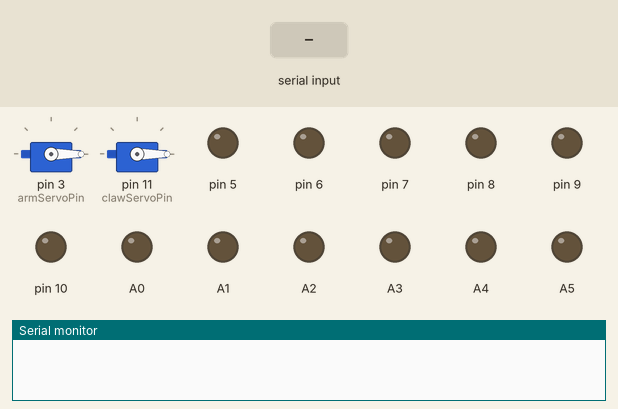
Simulated run of this sketch. Board: Arduino Uno, built with avr-gcc and run on an emulated ATmega328P. Shown: 2 × servo, output pins drawn as LEDs (lit = HIGH), the last lines printed to the serial monitor. Wiring (inferred from the names in the program): 2 × servo: signal pin 3 / signal pin 11. The inputs (shaded band) are chosen by the test bench. Servo pulses on a pin are drawn as a servo (544–2400 µs = 0–180°); pins used as bus, display or sensor lines are not drawn.

Above: at 1.2 s.
1.3 s: "Quad 1$" received over Serial
At 1.6 s:
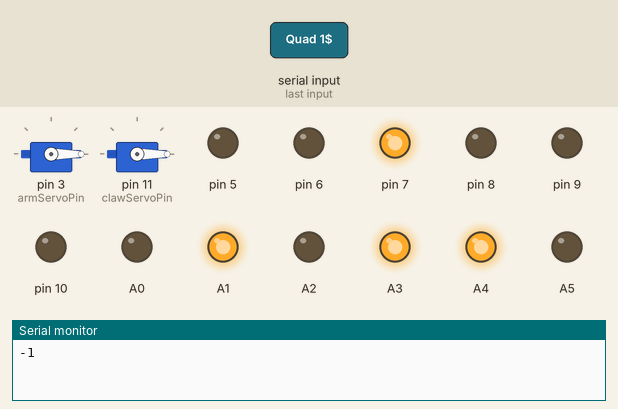
2.8 s: "R,1$" received over Serial
At 3.9 s:
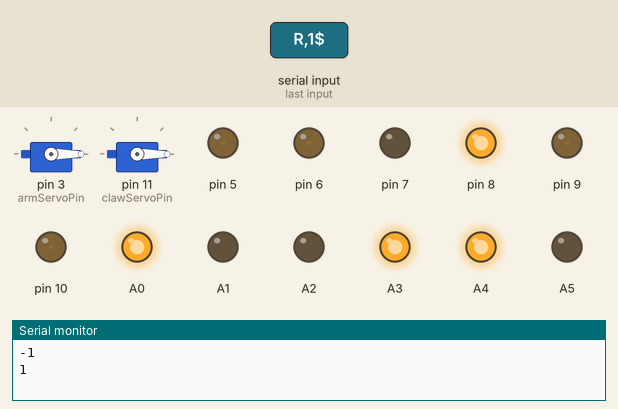
4.3 s: "90,45$" received over Serial
At 5.1 s:
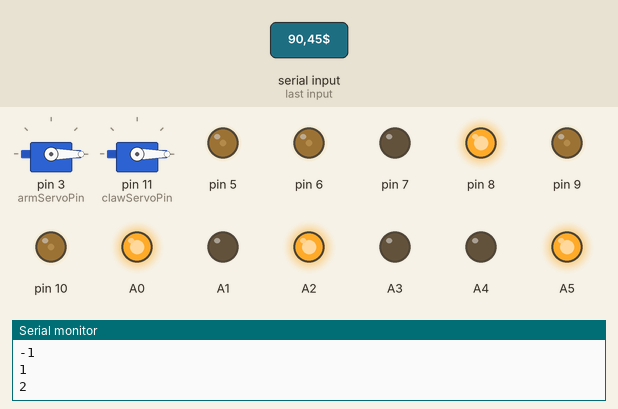
5.8 s: "R,150$" received over Serial
At 6.2 s:
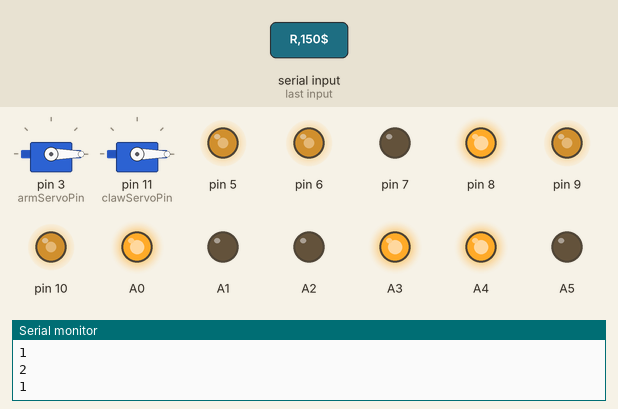
7.3 s: "R$" received over Serial
At 8.4 s:
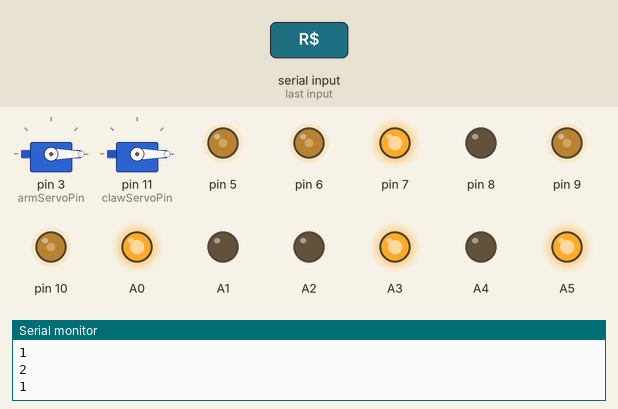
8.8 s: "L$" received over Serial
At 9.6 s:
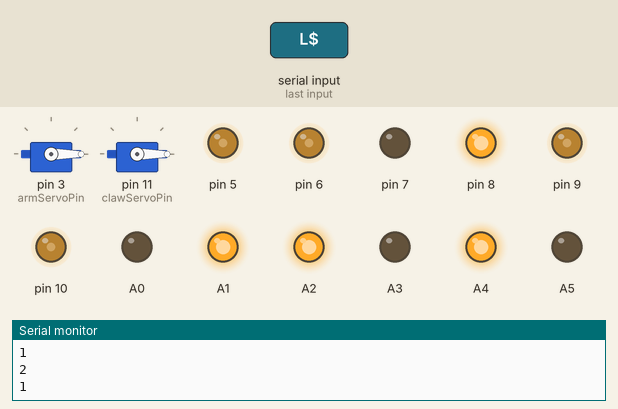
Timing chart, 0 to 11.3 s (numbered marks = the images above; inputs shaded):
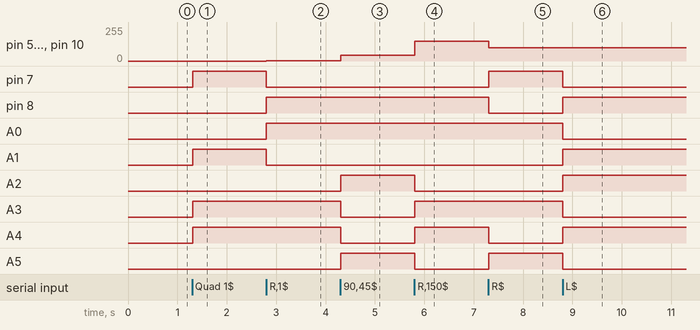

The sketch:

motors_servos.ino
```cpp
#define NUM_MOTORS 4

class Motor {
public:
  // Constructor to initialize motor pins
  Motor(int pin1, int pin2, int speedPin) {
    this->pin1 = pin1;
    this->pin2 = pin2;
    this->speedPin = speedPin;
    pinMode(pin1, OUTPUT);
    pinMode(pin2, OUTPUT);
    pinMode(speedPin, OUTPUT);
  }

  void moveForward(int speed) {
    digitalWrite(pin1, HIGH);
    digitalWrite(pin2, LOW);
    analogWrite(speedPin, speed);
  }

  void moveBackward(int speed) {
    digitalWrite(pin1, LOW);
    digitalWrite(pin2, HIGH);
    analogWrite(speedPin, speed);
  }

  void move(int speed) {
    if (speed > 0) {
      moveForward(speed);
    } else {
      moveBackward(-speed);
    }
  }

private:
  int pin1;
  int pin2;
  int speedPin;
};

// Create motor objects
Motor motor1(A0, A1, 6);
Motor motor2(A2, A3, 9);
Motor motor3(A5, A4, 5);
Motor motor4(8, 7, 10);


/*
The four motors' position:  M1  M2
                            M3  M4
*/

int clawServoPin = 11;
int armServoPin = 3;
int servoAngle;
bool openClaw = false;

unsigned long previousClockTime;
float millisCounter;

String BluetoothInput;
float x, y, radius;
float cos20radius;
double angle, cos20;
int CommaIndex;


void TurnLeft() {
  //wheel1 go backward
  motor1.moveBackward(100);
  //wheel2 go forward
  motor2.moveForward(100);
  //wheel3 go backward
  motor3.moveBackward(100);
  //wheel4 go forward
  motor4.moveForward(100);
}

void TurnRight() {
  //wheel1 go backward
  motor1.moveForward(100);
  //wheel2 go forward
  motor2.moveBackward(100);
  //wheel3 go backward
  motor3.moveForward(100);
  //wheel4 go forward
  motor4.moveBackward(100);
}

void moveServo(int angle, int pinNumber) {

  angle = constrain(angle, 0, 180);
  int pulseWidth = map(angle, 0, 180, 500, 2400);

  // Send the PWM signal
  digitalWrite(pinNumber, HIGH);
  delayMicroseconds(pulseWidth);
  digitalWrite(pinNumber, LOW);

  previousClockTime = millis();
  millisCounter = (20 - pulseWidth / 1000) / 1.024;

  // delay(20 - pulseWidth / 1000);
}

void CloseClaw() {
  openClaw = false;
}

void OpenClaw() {
  openClaw = true;
}

// void MoveArmServo(int angle) {
//   for (int i=0; i<15; i++) {
//     moveServo(angle, armServoPin);
//   }
// }


void setup() {
  pinMode(3, OUTPUT);
  pinMode(11, OUTPUT);

  Serial.begin(9600);
}


void loop() {

  if (millis() - previousClockTime >= millisCounter) {
    moveServo(servoAngle, armServoPin);
    if (openClaw) {
      moveServo(135, clawServoPin);
    } else {
      moveServo(0, clawServoPin);
    }
  }

  if (Serial.available() > 0) {
    BluetoothInput = Serial.readStringUntil('$');

    if (BluetoothInput == "R") {
      TurnRight();
    } else if (BluetoothInput == "L") {
      TurnLeft();
    } else if (BluetoothInput == "O") {
      OpenClaw();
    } else if (BluetoothInput == "C") {
      CloseClaw();
    } else if (BluetoothInput == "T") {
      // top position
      servoAngle = 0;
    } else if (BluetoothInput == "M") {
      // middle position
      servoAngle = 45;
    } else if (BluetoothInput == "B") {
      // low position
      servoAngle = 90;
    }
    else {
      //convert input x,y into float number and get radius, cos(20)radius
      CommaIndex = BluetoothInput.indexOf(",");
      Serial.println(CommaIndex);

      // if (CommaIndex != -1) {
        angle = BluetoothInput.substring(0, CommaIndex).toFloat();
        radius = BluetoothInput.substring(CommaIndex + 1).toFloat();

        // radius = map(radius, 0, 150, 0, 255);
        // radius = radius >= 255 ? 255 : radius;

        angle = (angle) * (PI / 180);
        cos20 = cos(2 * angle);

        if (angle >= 0 && angle <= PI) {
          if (angle <= PI / 2) {
            // Serial.println("Quad 1");
            motor1.move(radius);
            motor4.move(radius);

            motor2.move(-cos20 * radius);
            motor3.move(-cos20 * radius);
          } else {
            // Serial.println("Quad 2");
            motor2.move(radius);
            motor3.move(radius);

            motor1.move(-cos20 * radius);
            motor4.move(-cos20 * radius);
          }
        } else if (angle <= 0 && angle >= -PI) {
            if (angle <= -PI / 2) {
              // Serial.println("Quad 3");
              motor1.move(-radius);
              motor4.move(-radius);

              motor2.move(cos20 * radius);
              motor3.move(cos20 * radius);
            } else {
              // Serial.println("Quad 4");
              motor2.move(-radius);
              motor3.move(-radius);

              motor1.move(cos20 * radius);
              motor4.move(cos20 * radius);
            }
        }
    } // end of main swtich statements
  }
}
```

Measured:
- after the input at 1.3 s, pin 7, A1, A3, A4: LOW → HIGH at once
- after the input at 2.8 s, pin 5, pin 6, pin 9, pin 10: 0/255 → 1/255 at once; pin 7, A1: HIGH → LOW at once; pin 8, A0: LOW → HIGH at once
- after the input at 4.3 s, pin 5, pin 6, pin 9, pin 10: 1/255 → 45/255 at once; A2, A5: LOW → HIGH at once; A3, A4: HIGH → LOW at once
- after the input at 5.8 s, pin 5, pin 6, pin 9, pin 10: 45/255 → 150/255 at once; A2, A5: HIGH → LOW at once; A3, A4: LOW → HIGH at once
- after the input at 7.3 s, pin 5, pin 6, pin 9, pin 10: 150/255 → 100/255 at once; pin 7, A5: LOW → HIGH at once; pin 8, A4: HIGH → LOW at once
- after the input at 8.8 s, pin 7, A0, A3, A5: HIGH → LOW at once; pin 8, A1, A2, A4: LOW → HIGH at once
